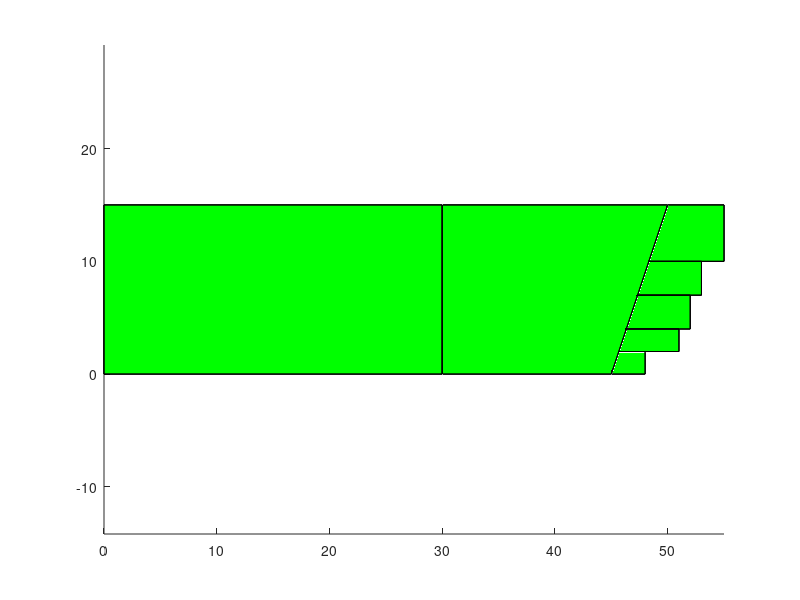

MATLAB code for this plot:

%V1=[0,0,0];
%V2=[10,0,0];
%V3=[10,10,0];
%V4=[0,10,0];
%V5=[0,0,10];
%V6=[10,0,10];
%V7=[10,10,10];
%V8=[0,10,10];

%V=[V1;V2;V3;V4;V5;V6;V7;V8];
F=[1,2,3,4;5,6,7,8;5,6,2,1;8,7,3,4;6,7,3,2;5,8,4,1];
C=[1,0,0;0,1,0;0,0,1;1,1,0;1,0,1;0,1,1];
%patch('Faces',F,'Vertices',V,'FaceVertexCData',C,'FaceColor','flat');

pieDTalon=[0,0,0;30,0,0;30,15,0;0,15,0;0,0,10;30,0,10;30,15,10;0,15,10];
patch('Faces',F,'Vertices',pieDTalon,'FaceVertexCData',C,'FaceColor','flat');
axis equal

pieDPunta=[30,0,0;45,0,0;50,15,0;30,15,0;30,0,10;45,0,5;50,15,5;30,15,10];
patch('Faces',F,'Vertices',pieDPunta,'FaceVertexCData',C,'FaceColor','flat');
axis equal

DeoGordo=[45,10,0;55,10,0;55,15,0;50,15,0;45,10,5;55,10,5;55,15,5;50,15,5];
patch('Faces',F,'Vertices',DeoGordo,'FaceVertexCData',C,'FaceColor','flat');
axis equal

DeoIndice=[45,7,0;53,7,0;53,10,0;45,10,0;45,7,5;53,7,5;53,10,5;45,10,5];
patch('Faces',F,'Vertices',DeoIndice,'FaceVertexCData',C,'FaceColor','flat');
axis equal

DeoCorazon=[45,4,0;52,4,0;52,7,0;45,7,0;45,4,5;52,4,5;52,7,5;45,7,5];
patch('Faces',F,'Vertices',DeoCorazon,'FaceVertexCData',C,'FaceColor','flat');
axis equal

DeoAnular=[45,2,0;51,2,0;51,4,0;45,4,0;45,2,5;51,2,5;51,4,5;45,4,5];
patch('Faces',F,'Vertices',DeoAnular,'FaceVertexCData',C,'FaceColor','flat');
axis equal

DeoMenique=[45,0,0;48,0,0;48,2,0;45,2,0;45,0,5;48,0,5;48,2,5;45,2,5];
patch('Faces',F,'Vertices',DeoMenique,'FaceVertexCData',C,'FaceColor','flat');
axis equal